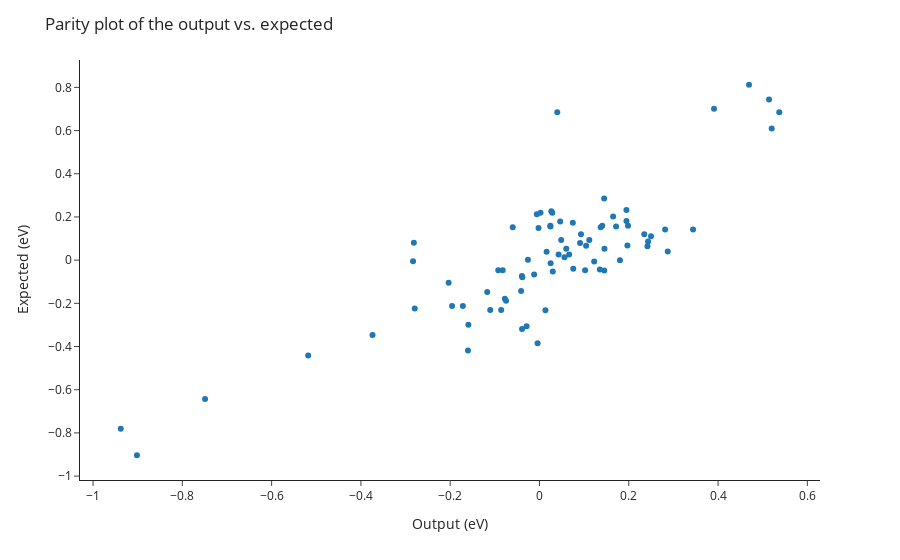

Write notebook code for a chart like this one.
### Code cell
# Read in the model
model = torch.load("output/reaction_model.pt")

outputs = []
expecteds = []

for idx, data in enumerate(train_loader):
    output = model(data)
    output = output.mean(dim=1)
    
    output = output.detach().numpy()
    expected = data.total_energy_transition_state - data.total_energy
    expected = expected.detach().numpy()

    outputs.append(output[0])
    expecteds.append(expected[0])


# Make a parity plot of the output vs. expected
outputs = np.array(outputs).flatten()
expecteds = np.array(expecteds).flatten()
outputs *= ase_units.Ha
expecteds *= ase_units.Ha

fig = px.scatter(x=outputs, y=expecteds, template="simple_white")
fig.update_layout(title="Parity plot of the output vs. expected")
fig.update_xaxes(title_text="Output (eV)")
fig.update_yaxes(title_text="Expected (eV)")
fig.show()

### Figure 1 — Plotly figure (JSON) as saved in the notebook; plotly's stock layout.template omitted (floating-point values rounded to 4 significant figures)
{"data": [{"hovertemplate": "x=%{x}<br>y=%{y}<extra></extra>", "legendgroup": "", "marker": {"color": "#1F77B4", "symbol": "circle"}, "mode": "markers", "name": "", "orientation": "v", "showlegend": false, "type": "scatter", "x": [0.02437, 0.02491, 0.02644, -0.2814, -0.9016, -0.0749, 0.1448, 0.5371, 0.09297, -0.1171, 0.1649, 0.5201, -0.005971, -0.2795, 0.1451, 0.002339, -0.04117, -0.002177, -0.03909, -0.1103, -0.02588, -0.08574, 0.1983, -0.2035, 0.1352, 0.4693, 0.07468, -0.2832, -0.05987, 0.02868, 0.09089, -0.1602, 0.2433, -0.0923, 0.1716, -0.0776, 0.2498, 0.1406, -0.08242, 0.06001, -0.01195, 0.1045, 0.5142, -0.5181, 0.2814, -0.749, 0.1455, 0.03987, -0.03934, 0.3909, 0.01331, -0.374, 0.05608, 0.06657, 0.02437, 0.0298, -0.1716, 0.2418, 0.04291, 0.07563, 0.04859, 0.1225, 0.1803, -0.1958, -0.1593, 0.1116, 0.2347, -0.03841, 0.1948, -0.02889, -0.004275, 0.01601, 0.344, 0.1947, -0.9379, 0.1023, 0.04639, 0.1371, 0.2873, 0.197], "xaxis": "x", "y": [0.1561, -0.01495, 0.2259, 0.08055, -0.9035, -0.1877, 0.2857, 0.6843, 0.1196, -0.1478, 0.2026, 0.6095, 0.2126, -0.2242, -0.04816, 0.2192, -0.1428, 0.1486, -0.3189, -0.2309, 0.001661, -0.2309, 0.1594, -0.1046, -0.04318, 0.8122, 0.1727, -0.004983, 0.1528, 0.2192, 0.07972, -0.4185, 0.08636, -0.0465, 0.1561, -0.1794, 0.1104, 0.1594, -0.0465, 0.05315, -0.06643, 0.06643, 0.7441, -0.4418, 0.142, -0.6427, 0.05315, 0.6843, -0.07308, 0.7009, -0.2325, -0.3471, 0.01329, 0.02657, 0.1594, -0.05315, -0.2126, 0.06394, 0.02657, -0.03986, 0.09301, -0.006643, 0, -0.2126, -0.299, 0.09301, 0.1196, -0.07972, 0.181, -0.3056, -0.3853, 0.03903, 0.142, 0.2325, -0.7806, -0.0465, 0.1794, 0.1528, 0.03986, 0.06726], "yaxis": "y"}], "layout": {"legend": {"tracegroupgap": 0}, "margin": {"t": 60}, "title": {"text": "Parity plot of the output vs. expected"}, "xaxis": {"anchor": "y", "domain": [0, 1], "title": {"text": "Output (eV)"}}, "yaxis": {"anchor": "x", "domain": [0, 1], "title": {"text": "Expected (eV)"}}}}
